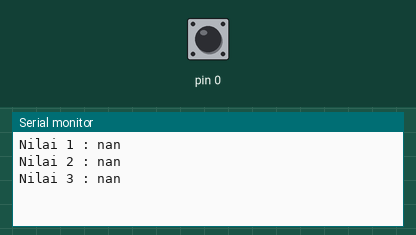
The sketch below on a simulated Arduino Uno, built for the host (arithmetic inside an expression is 32-bit, double 64-bit). Shown: the last lines printed to the serial monitor. Inputs (shaded band) come from the test bench; at power-on: pin 0 HIGH. EEPROM starts erased.

Above: at 1.2 s.
1.3 s: pin 0 pulled LOW for 0.15 s
At 2.6 s:
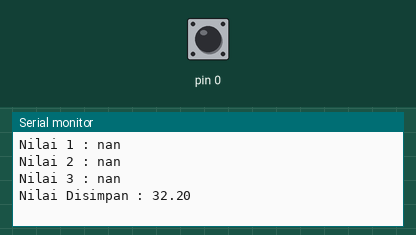
2.9 s: pin 0 pulled LOW for 1 s
At 5.1 s:
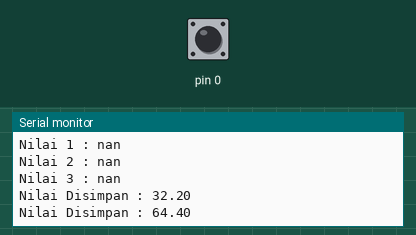
5.4 s: pin 0 pulled LOW for 0.15 s
At 6.0 s:
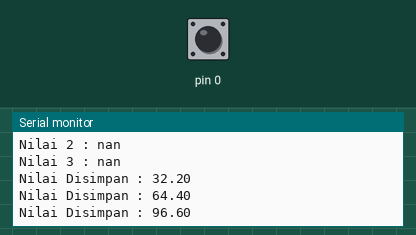

Measured:
- after the input at 1.3 s, the serial monitor: prints a new line after 0.15 s (image 1)
- after the input at 2.9 s, the serial monitor: prints a new line after 1.0 s (image 2)
- after the input at 5.4 s, the serial monitor: prints a new line after 0.15 s (image 3)

The sketch:

coba_eeprom.ino
```cpp
#include <EEPROM.h>

#define ADDR_EEPROM1 0
#define ADDR_EEPROM2 5
#define ADDR_EEPROM3 10


float nilai1,nilai2,nilai3,nilai4;

void setup()
{
    Serial.begin(9600);
    EEPROM.begin(64);

    pinMode(0,INPUT_PULLUP);

    nilai1=EEPROM.readFloat(ADDR_EEPROM1);
    nilai2=EEPROM.readFloat(ADDR_EEPROM2);
    nilai3=EEPROM.readFloat(ADDR_EEPROM3);

    Serial.print("Nilai 1 : ");
    Serial.println(nilai1);
    Serial.print("Nilai 2 : ");
    Serial.println(nilai2);
    Serial.print("Nilai 3 : ");
    Serial.println(nilai3);
}

void loop()
{
    while (digitalRead(0)==LOW)
    {
        while(digitalRead(0)==LOW){;}
        nilai4 = nilai4+32.2;
        EEPROM.writeFloat(ADDR_EEPROM1,nilai4);
        EEPROM.writeFloat(ADDR_EEPROM2,nilai4);
        EEPROM.writeFloat(ADDR_EEPROM3,nilai4);
        EEPROM.commit();
        Serial.print("Nilai Disimpan : ");
        Serial.println(nilai4);
    }
}
```
